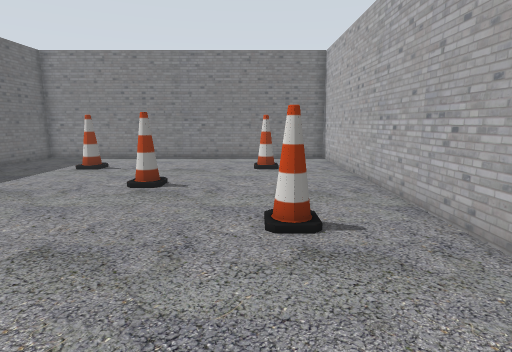
[1] (above)

16 first-person views from a walk through a Gazebo world. The camera is 0.94 m above the floor, tilts 10° down and sees 80° across. The floor is counted in squares, 0.5 m on a side. Each view is taken from the middle of a square. On the plan, view 1 faces up. The plan holds only what a view shows up to about 16 squares ahead; the rest is blank. The place goes on beyond the plan.

[2]
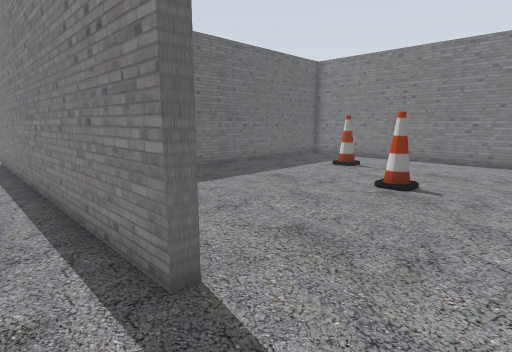

[3]
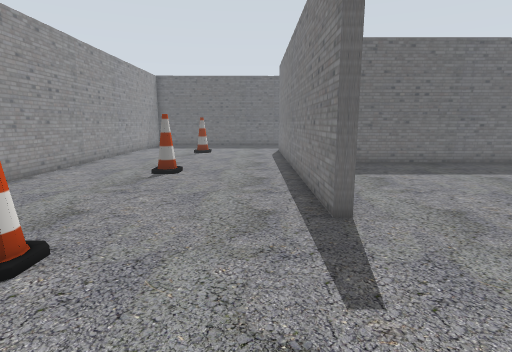

[4]
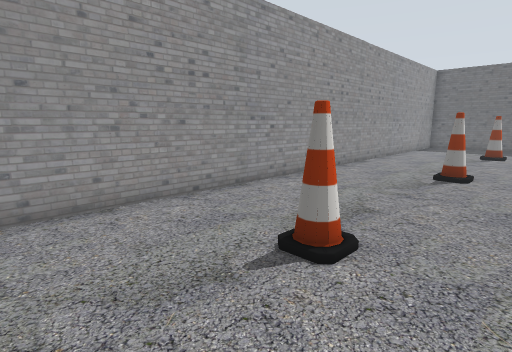

[5]
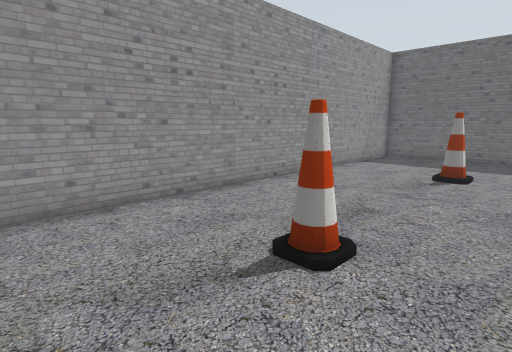

[6]
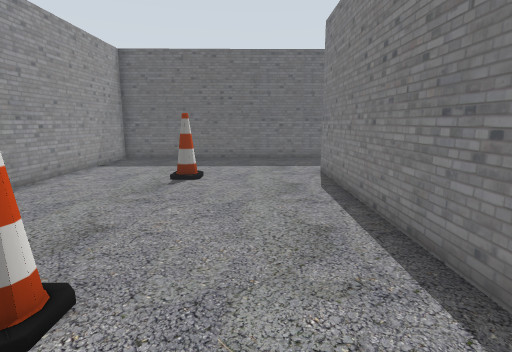

[7]
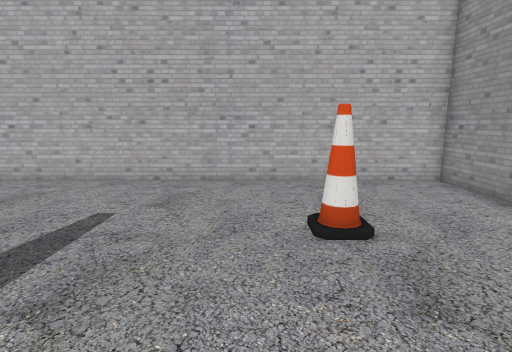

[8]
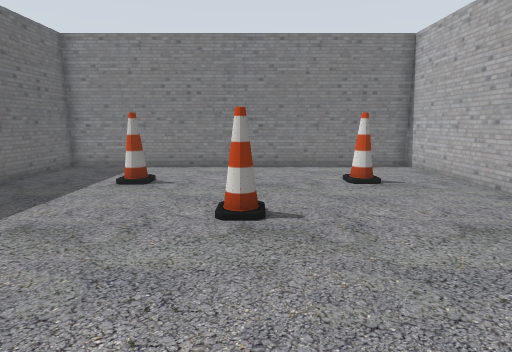

[9]
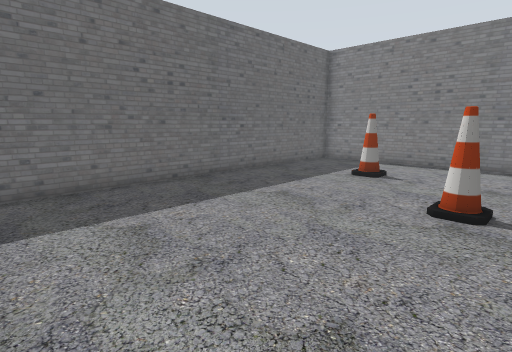

[10]
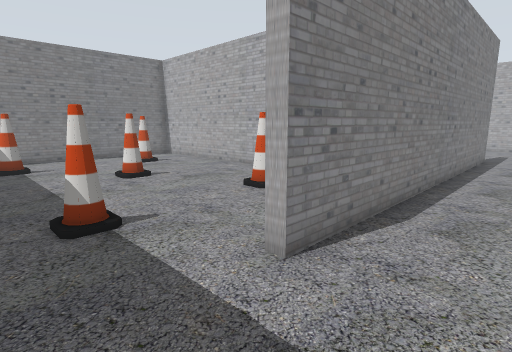

[11]
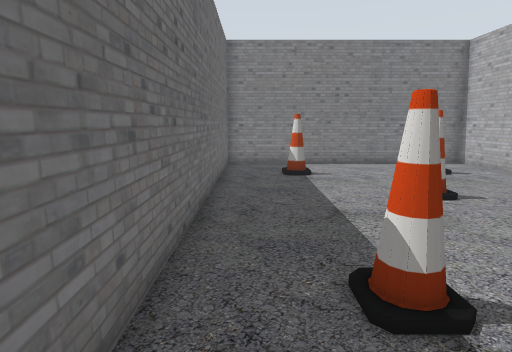

[12]
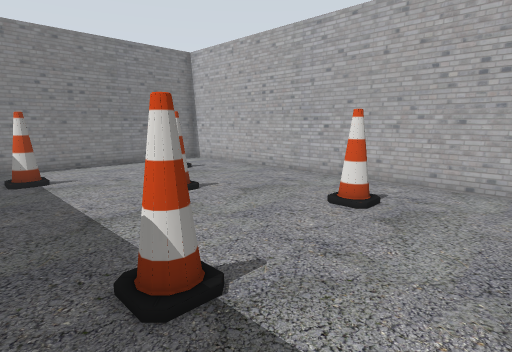

[13]
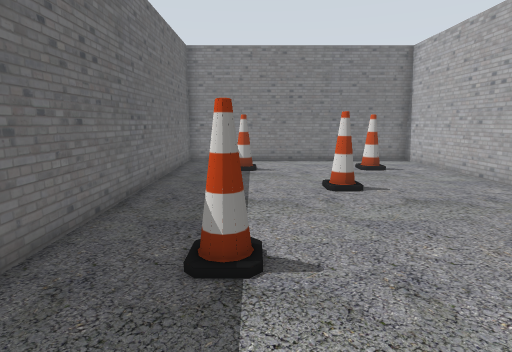

[14]
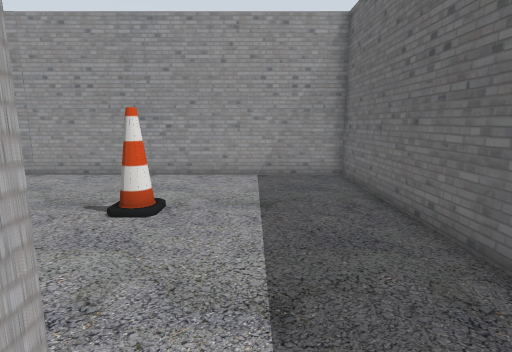

[15]
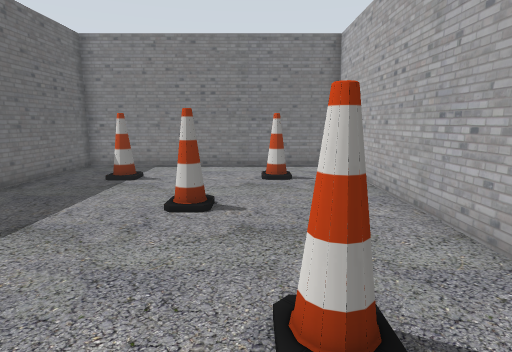

[16]
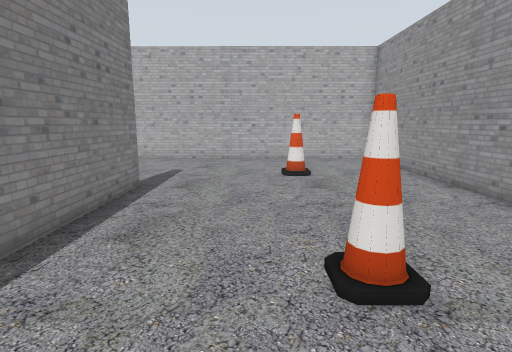

### Floor plan
Ten units are one square. View 1 is at (0, 0); x grows to the right and y downward. Boxes are objects, and circles mark ways between rooms. Rooms are numbered by the first view taken in them; rooms with no view inside come last. Other rooms are left out.
<svg viewBox="-228 -169 269 253">
<path fill="none" stroke="#000" d="M-29 -20 -29 -15 -179 -15M-222 -15 -221 79 36 79 36 -164 -110 -164 -110 -26M-179 -15 -179 -20M-114 -26 -114 -164 -223 -164 -222 -15"/>
<rect x="-175" y="25" width="10" height="10" fill="#bbb"><title>cone</title></rect>
<rect x="-95" y="25" width="10" height="10" fill="#bbb"><title>cone</title></rect>
<rect x="-75" y="-135" width="10" height="10" fill="#bbb"><title>cone</title></rect>
<rect x="-35" y="-95" width="10" height="10" fill="#bbb"><title>cone</title></rect>
<rect x="-15" y="25" width="10" height="20" fill="#bbb"><title>cone</title></rect>
<rect x="-5" y="-135" width="10" height="10" fill="#bbb"><title>cone</title></rect>
<rect x="5" y="-65" width="10" height="10" fill="#bbb"><title>cone</title></rect>
<rect x="-205" y="-135" width="10" height="10" fill="#bbb"><title>cone</title></rect>
<rect x="-195" y="-55" width="10" height="10" fill="#bbb"><title>cone</title></rect>
<rect x="-175" y="-105" width="20" height="10" fill="#bbb"><title>cone</title></rect>
<rect x="-145" y="-55" width="10" height="10" fill="#bbb"><title>cone</title></rect>
<rect x="-145" y="-145" width="10" height="20" fill="#bbb"><title>cone</title></rect>
<circle cx="-195" cy="-20" r="3" fill="#2a7"/>
<text x="-60" y="-30">1</text>
<text x="-170" y="-90">2</text>
</svg>
Room 1 opens to room 2.

Where each view was taken, in squares from view 1:
view 1: 0 up, 0 right, facing up
view 2: 0 up, 0 right, facing up-left
view 3: 0 up, 3 right, facing left
view 4: 1 down, 3 right, facing down-left
view 5: 1 down, 5 left, facing down-left
view 6: 1 down, 6 left, facing left
view 7: 2 down, 6 left, facing right
view 8: 3 up, 3 left, facing up
view 9: 2 up, 2 left, facing up-left
view 10: 1 down, 21 left, facing up-right
view 11: 2 up, 21 left, facing up
view 12: 2 up, 21 left, facing up-right
view 13: 1 up, 19 left, facing up
view 14: 3 up, 19 left, facing down
view 15: 3 up, 15 left, facing up
view 16: 2 down, 12 left, facing right
